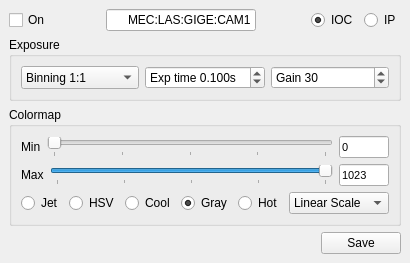
        <widget class="QDockWidget" name="dockWidget_1_7">
         <property name="features">
          <set>QDockWidget::DockWidgetFloatable|QDockWidget::DockWidgetMovable</set>
         </property>
         <property name="windowTitle">
          <string>CAM 7 Settings</string>
         </property>
         <widget class="QWidget" name="dockWidgetContents_1_7">
          <layout class="QGridLayout" name="gridLayout_35">
           <item row="0" column="0">
            <layout class="QHBoxLayout" name="horizontalLayout_37">
             <item>
              <widget class="QCheckBox" name="cB_on_7">
               <property name="cursor">
                <cursorShape>PointingHandCursor</cursorShape>
               </property>
               <property name="text">
                <string>On</string>
               </property>
               <property name="checked">
                <bool>false</bool>
               </property>
              </widget>
             </item>
             <item>
              <spacer name="horizontalSpacer_13">
               <property name="orientation">
                <enum>Qt::Horizontal</enum>
               </property>
               <property name="sizeHint" stdset="0">
                <size>
                 <width>40</width>
                 <height>20</height>
                </size>
               </property>
              </spacer>
             </item>
             <item>
              <widget class="QLineEdit" name="lEpvname_7">
               <property name="sizePolicy">
                <sizepolicy hsizetype="Preferred" vsizetype="Preferred">
                 <horstretch>0</horstretch>
                 <verstretch>0</verstretch>
                </sizepolicy>
               </property>
               <property name="minimumSize">
                <size>
                 <width>150</width>
                 <height>0</height>
                </size>
               </property>
               <property name="maximumSize">
                <size>
                 <width>16777215</width>
                 <height>30</height>
                </size>
               </property>
               <property name="text">
                <string>MEC:LAS:GIGE:CAM1</string>
               </property>
               <property name="alignment">
                <set>Qt::AlignRight|Qt::AlignTrailing|Qt::AlignVCenter</set>
               </property>
              </widget>
             </item>
             <item>
              <spacer name="horizontalSpacer_53">
               <property name="orientation">
                <enum>Qt::Horizontal</enum>
               </property>
               <property name="sizeHint" stdset="0">
                <size>
                 <width>40</width>
                 <height>20</height>
                </size>
               </property>
              </spacer>
             </item>
             <item>
              <widget class="QRadioButton" name="rB_iocmod_7">
               <property name="text">
                <string>IOC</string>
               </property>
               <property name="checked">
                <bool>true</bool>
               </property>
              </widget>
             </item>
             <item>
              <widget class="QRadioButton" name="rB_ipmod_7">
               <property name="text">
                <string>IP</string>
               </property>
              </widget>
             </item>
            </layout>
           </item>
           <item row="1" column="0">
            <widget class="QGroupBox" name="groupBox_25">
             <property name="title">
              <string>Exposure</string>
             </property>
             <layout class="QGridLayout" name="gridLayout_36">
              <item row="0" column="2">
               <widget class="QSpinBox" name="iS_gain_7">
                <property name="suffix">
                 <string/>
                </property>
                <property name="prefix">
                 <string>Gain </string>
                </property>
                <property name="maximum">
                 <number>35</number>
                </property>
                <property name="value">
                 <number>30</number>
                </property>
               </widget>
              </item>
              <item row="0" column="0">
               <widget class="QComboBox" name="cmB_bin_7">
                <property name="sizePolicy">
                 <sizepolicy hsizetype="Preferred" vsizetype="Preferred">
                  <horstretch>0</horstretch>
                  <verstretch>0</verstretch>
                 </sizepolicy>
                </property>
                <property name="maximumSize">
                 <size>
                  <width>16777215</width>
                  <height>16777215</height>
                 </size>
                </property>
                <item>
                 <property name="text">
                  <string>Binning 1:1</string>
                 </property>
                </item>
                <item>
                 <property name="text">
                  <string>Binning 2:2</string>
                 </property>
                </item>
                <item>
                 <property name="text">
                  <string>Binning 3:3</string>
                 </property>
                </item>
                <item>
                 <property name="text">
                  <string>Binning 8:8</string>
                 </property>
                </item>
               </widget>
              </item>
              <item row="0" column="1">
               <widget class="QDoubleSpinBox" name="dS_expt_7">
                <property name="prefix">
                 <string>Exp time </string>
                </property>
                <property name="suffix">
                 <string>s</string>
                </property>
                <property name="decimals">
                 <number>3</number>
                </property>
                <property name="minimum">
                 <double>0.050000000000000</double>
                </property>
                <property name="maximum">
                 <double>60.000000000000000</double>
                </property>
                <property name="singleStep">
                 <double>0.100000000000000</double>
                </property>
                <property name="value">
                 <double>0.100000000000000</double>
                </property>
               </widget>
              </item>
             </layout>
            </widget>
           </item>
           <item row="2" column="0">
            <widget class="QGroupBox" name="groupBox_26">
             <property name="title">
              <string>Colormap</string>
             </property>
             <layout class="QGridLayout" name="gridLayout_37">
              <item row="0" column="0">
               <layout class="QVBoxLayout" name="verticalLayout_21">
                <item>
                 <layout class="QVBoxLayout" name="verticalLayout_22">
                  <item>
                   <layout class="QHBoxLayout" name="horizontalLayout_38">
                    <item>
                     <widget class="QLabel" name="labelRangeMin_8">
                      <property name="text">
                       <string>Min</string>
                      </property>
                     </widget>
                    </item>
                    <item>
                     <widget class="QSlider" name="hSRngMin_7">
                      <property name="sizePolicy">
                       <sizepolicy hsizetype="Expanding" vsizetype="Fixed">
                        <horstretch>3</horstretch>
                        <verstretch>0</verstretch>
                       </sizepolicy>
                      </property>
                      <property name="maximum">
                       <number>1023</number>
                      </property>
                      <property name="orientation">
                       <enum>Qt::Horizontal</enum>
                      </property>
                      <property name="tickPosition">
                       <enum>QSlider::TicksBelow</enum>
                      </property>
                      <property name="tickInterval">
                       <number>256</number>
                      </property>
                     </widget>
                    </item>
                    <item>
                     <widget class="QLineEdit" name="lERngMin_7">
                      <property name="sizePolicy">
                       <sizepolicy hsizetype="Fixed" vsizetype="Fixed">
                        <horstretch>1</horstretch>
                        <verstretch>0</verstretch>
                       </sizepolicy>
                      </property>
                      <property name="minimumSize">
                       <size>
                        <width>10</width>
                        <height>0</height>
                       </size>
                      </property>
                      <property name="maximumSize">
                       <size>
                        <width>50</width>
                        <height>16777215</height>
                       </size>
                      </property>
                      <property name="font">
                       <font>
                        <pointsize>8</pointsize>
                       </font>
                      </property>
                      <property name="text">
                       <string>0</string>
                      </property>
                     </widget>
                    </item>
                   </layout>
                  </item>
                  <item>
                   <layout class="QHBoxLayout" name="horizontalLayout_39">
                    <item>
                     <widget class="QLabel" name="labelRangeMax_8">
                      <property name="text">
                       <string>Max</string>
                      </property>
                     </widget>
                    </item>
                    <item>
                     <widget class="QSlider" name="hSRngMax_7">
                      <property name="sizePolicy">
                       <sizepolicy hsizetype="Expanding" vsizetype="Fixed">
                        <horstretch>3</horstretch>
                        <verstretch>0</verstretch>
                       </sizepolicy>
                      </property>
                      <property name="maximum">
                       <number>1023</number>
                      </property>
                      <property name="sliderPosition">
                       <number>1023</number>
                      </property>
                      <property name="orientation">
                       <enum>Qt::Horizontal</enum>
                      </property>
                      <property name="invertedAppearance">
                       <bool>false</bool>
                      </property>
                      <property name="invertedControls">
                       <bool>false</bool>
                      </property>
                      <property name="tickPosition">
                       <enum>QSlider::TicksBelow</enum>
                      </property>
                      <property name="tickInterval">
                       <number>256</number>
                      </property>
                     </widget>
                    </item>
                    <item>
                     <widget class="QLineEdit" name="lERngMax_7">
                      <property name="sizePolicy">
                       <sizepolicy hsizetype="Fixed" vsizetype="Fixed">
                        <horstretch>1</horstretch>
                        <verstretch>0</verstretch>
                       </sizepolicy>
                      </property>
                      <property name="minimumSize">
                       <size>
                        <width>10</width>
                        <height>0</height>
                       </size>
                      </property>
                      <property name="maximumSize">
                       <size>
                        <width>50</width>
                        <height>16777215</height>
                       </size>
                      </property>
                      <property name="font">
                       <font>
                        <pointsize>8</pointsize>
                       </font>
                      </property>
                      <property name="text">
                       <string>1023</string>
                      </property>
                     </widget>
                    </item>
                   </layout>
                  </item>
                  <item>
                   <layout class="QHBoxLayout" name="horizontalLayout_40">
                    <item>
                     <widget class="QRadioButton" name="rBColor_Jet_7">
                      <property name="text">
                       <string>Jet</string>
                      </property>
                     </widget>
                    </item>
                    <item>
                     <widget class="QRadioButton" name="rBColor_HSV_7">
                      <property name="text">
                       <string>HSV</string>
                      </property>
                     </widget>
                    </item>
                    <item>
                     <widget class="QRadioButton" name="rBColor_Cool_7">
                      <property name="text">
                       <string>Cool</string>
                      </property>
                     </widget>
                    </item>
                    <item>
                     <widget class="QRadioButton" name="rBColor_Gray_7">
                      <property name="text">
                       <string>Gray</string>
                      </property>
                      <property name="checked">
                       <bool>true</bool>
                      </property>
                     </widget>
                    </item>
                    <item>
                     <widget class="QRadioButton" name="rBColor_Hot_7">
                      <property name="text">
                       <string>Hot</string>
                      </property>
                      <property name="checked">
                       <bool>false</bool>
                      </property>
                     </widget>
                    </item>
                    <item>
                     <widget class="QComboBox" name="cBoxScale_7">
                      <property name="minimumSize">
                       <size>
                        <width>100</width>
                        <height>0</height>
                       </size>
                      </property>
                      <item>
                       <property name="text">
                        <string>Linear Scale</string>
                       </property>
                      </item>
                      <item>
                       <property name="text">
                        <string>Log Scale</string>
                       </property>
                      </item>
                      <item>
                       <property name="text">
                        <string>Exp Scale</string>
                       </property>
                      </item>
                     </widget>
                    </item>
                   </layout>
                  </item>
                 </layout>
                </item>
               </layout>
              </item>
             </layout>
            </widget>
           </item>
           <item row="3" column="0">
            <layout class="QHBoxLayout" name="horizontalLayout_41">
             <item>
              <spacer name="horizontalSpacer_14">
               <property name="orientation">
                <enum>Qt::Horizontal</enum>
               </property>
               <property name="sizeHint" stdset="0">
                <size>
                 <width>40</width>
                 <height>20</height>
                </size>
               </property>
              </spacer>
             </item>
             <item>
              <widget class="QPushButton" name="pB_save_7">
               <property name="text">
                <string>Save</string>
               </property>
              </widget>
             </item>
            </layout>
           </item>
          </layout>
         </widget>
        </widget>
